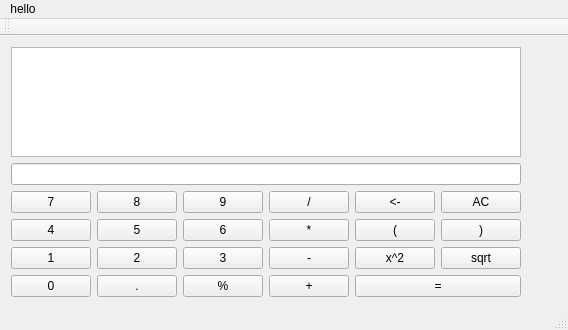
<?xml version="1.0" encoding="UTF-8"?>
<ui version="4.0">
 <class>MainWindow</class>
 <widget class="QMainWindow" name="MainWindow">
  <property name="geometry">
   <rect>
    <x>0</x>
    <y>0</y>
    <width>568</width>
    <height>330</height>
   </rect>
  </property>
  <property name="windowTitle">
   <string>计算器</string>
  </property>
  <widget class="QWidget" name="centralWidget">
   <layout class="QFormLayout" name="formLayout">
    <item row="0" column="0">
     <layout class="QVBoxLayout" name="verticalLayout">
      <item>
       <widget class="QPlainTextEdit" name="plainTextEdit"/>
      </item>
      <item>
       <widget class="QLineEdit" name="lineEdit"/>
      </item>
      <item>
       <layout class="QGridLayout" name="gridLayout">
        <item row="0" column="3">
         <widget class="QPushButton" name="Button_9">
          <property name="text">
           <string>9</string>
          </property>
         </widget>
        </item>
        <item row="0" column="2">
         <widget class="QPushButton" name="Button_8">
          <property name="text">
           <string>8</string>
          </property>
         </widget>
        </item>
        <item row="2" column="3">
         <widget class="QPushButton" name="Button_6">
          <property name="text">
           <string>6</string>
          </property>
         </widget>
        </item>
        <item row="2" column="1">
         <widget class="QPushButton" name="Button_4">
          <property name="text">
           <string>4</string>
          </property>
         </widget>
        </item>
        <item row="0" column="6">
         <widget class="QPushButton" name="Button_back">
          <property name="text">
           <string>&lt;-</string>
          </property>
         </widget>
        </item>
        <item row="5" column="5">
         <widget class="QPushButton" name="Button_add">
          <property name="text">
           <string>+</string>
          </property>
         </widget>
        </item>
        <item row="3" column="5">
         <widget class="QPushButton" name="Button_m">
          <property name="text">
           <string>-</string>
          </property>
         </widget>
        </item>
        <item row="0" column="1">
         <widget class="QPushButton" name="Button_7">
          <property name="text">
           <string>7</string>
          </property>
         </widget>
        </item>
        <item row="2" column="5">
         <widget class="QPushButton" name="Button_mul">
          <property name="text">
           <string>*</string>
          </property>
         </widget>
        </item>
        <item row="0" column="5">
         <widget class="QPushButton" name="Button_div">
          <property name="text">
           <string>/</string>
          </property>
         </widget>
        </item>
        <item row="5" column="2">
         <widget class="QPushButton" name="Button_dot">
          <property name="text">
           <string>.</string>
          </property>
         </widget>
        </item>
        <item row="5" column="3">
         <widget class="QPushButton" name="Button_mod">
          <property name="text">
           <string>%</string>
          </property>
         </widget>
        </item>
        <item row="5" column="1">
         <widget class="QPushButton" name="Button_0">
          <property name="text">
           <string>0</string>
          </property>
         </widget>
        </item>
        <item row="2" column="2">
         <widget class="QPushButton" name="Button_5">
          <property name="text">
           <string>5</string>
          </property>
         </widget>
        </item>
        <item row="0" column="7">
         <widget class="QPushButton" name="Button_ac">
          <property name="text">
           <string>AC</string>
          </property>
         </widget>
        </item>
        <item row="2" column="6">
         <widget class="QPushButton" name="Button_left_c">
          <property name="text">
           <string>(</string>
          </property>
         </widget>
        </item>
        <item row="2" column="7">
         <widget class="QPushButton" name="Button_rigth_c">
          <property name="text">
           <string>)</string>
          </property>
         </widget>
        </item>
        <item row="3" column="6">
         <widget class="QPushButton" name="Button_pow2">
          <property name="text">
           <string>x^2</string>
          </property>
         </widget>
        </item>
        <item row="3" column="7">
         <widget class="QPushButton" name="Button_sq">
          <property name="text">
           <string>sqrt</string>
          </property>
         </widget>
        </item>
        <item row="5" column="6" colspan="2">
         <widget class="QPushButton" name="Button_eq">
          <property name="text">
           <string>=</string>
          </property>
         </widget>
        </item>
        <item row="3" column="1">
         <widget class="QPushButton" name="Button_1">
          <property name="text">
           <string>1</string>
          </property>
         </widget>
        </item>
        <item row="3" column="2">
         <widget class="QPushButton" name="Button_2">
          <property name="text">
           <string>2</string>
          </property>
         </widget>
        </item>
        <item row="3" column="3">
         <widget class="QPushButton" name="Button_3">
          <property name="text">
           <string>3</string>
          </property>
         </widget>
        </item>
       </layout>
      </item>
     </layout>
    </item>
   </layout>
  </widget>
  <widget class="QMenuBar" name="menuBar">
   <property name="geometry">
    <rect>
     <x>0</x>
     <y>0</y>
     <width>568</width>
     <height>23</height>
    </rect>
   </property>
   <widget class="QMenu" name="menuHello">
    <property name="title">
     <string>hello</string>
    </property>
    <addaction name="actionHello"/>
   </widget>
   <addaction name="menuHello"/>
  </widget>
  <widget class="QToolBar" name="mainToolBar">
   <attribute name="toolBarArea">
    <enum>TopToolBarArea</enum>
   </attribute>
   <attribute name="toolBarBreak">
    <bool>false</bool>
   </attribute>
  </widget>
  <widget class="QStatusBar" name="statusBar"/>
  <action name="actionHello">
   <property name="text">
    <string>hello</string>
   </property>
  </action>
 </widget>
 <layoutdefault spacing="6" margin="11"/>
 <resources/>
 <connections/>
</ui>
